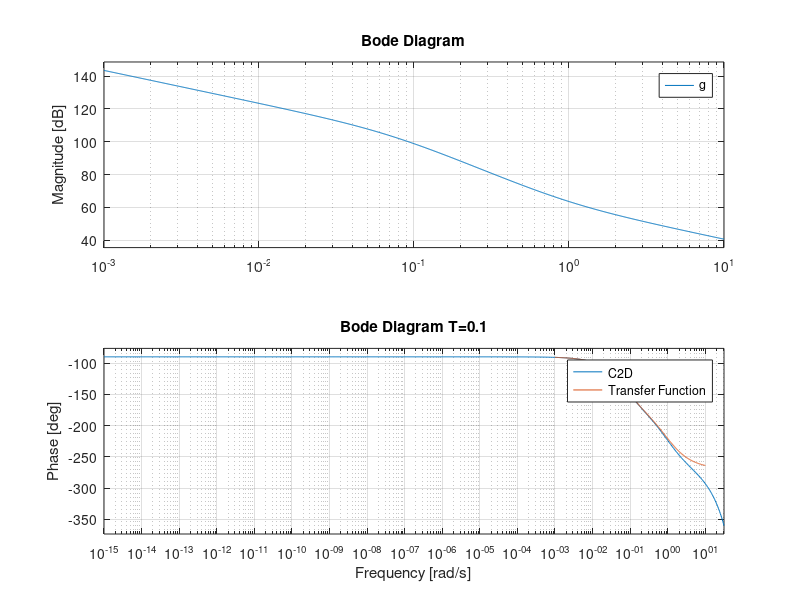
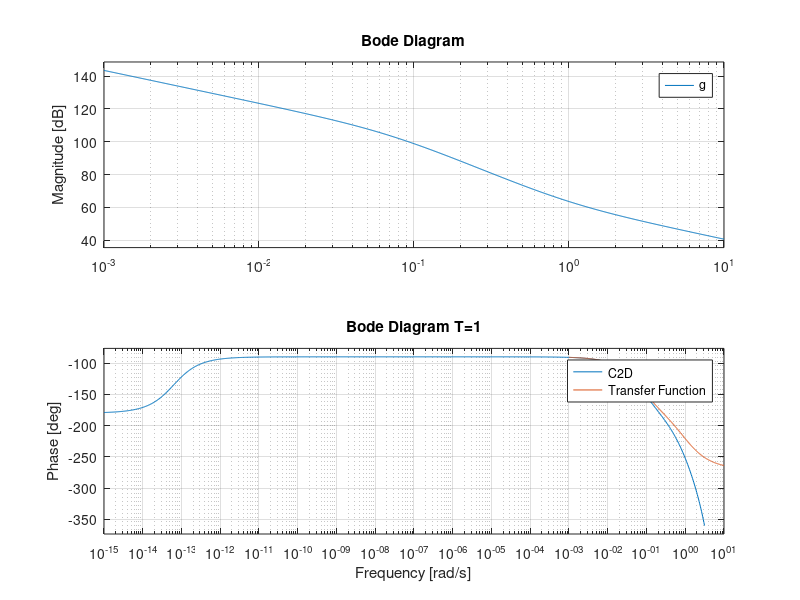
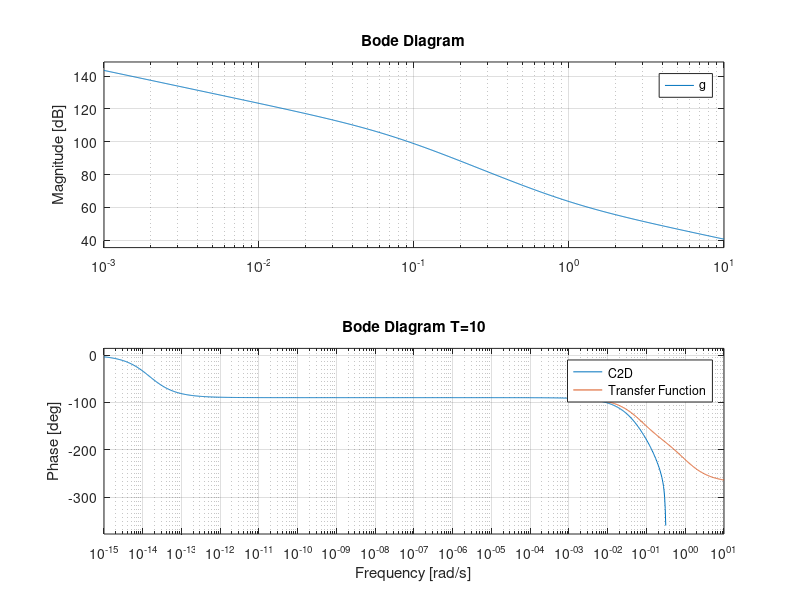

These figures' MATLAB source, in order:
g=tf([-15000 15000],[14 1 0])
T1=0.1;
T2=1;
T3=10;
gz1 = c2d(g,T1)
gz2 = c2d(g,T2)
gz3 = c2d(g,T3)
figure
bode(gz1);
hold on
bode(g);
legend('C2D','Transfer Function')
title('Bode Diagram T=0.1');
figure
bode(gz2);
hold on
bode(g);
legend('C2D','Transfer Function')
title('Bode Diagram T=1');
figure
bode(gz3);
hold on
bode(g);
legend('C2D','Transfer Function')
title('Bode Diagram T=10');
